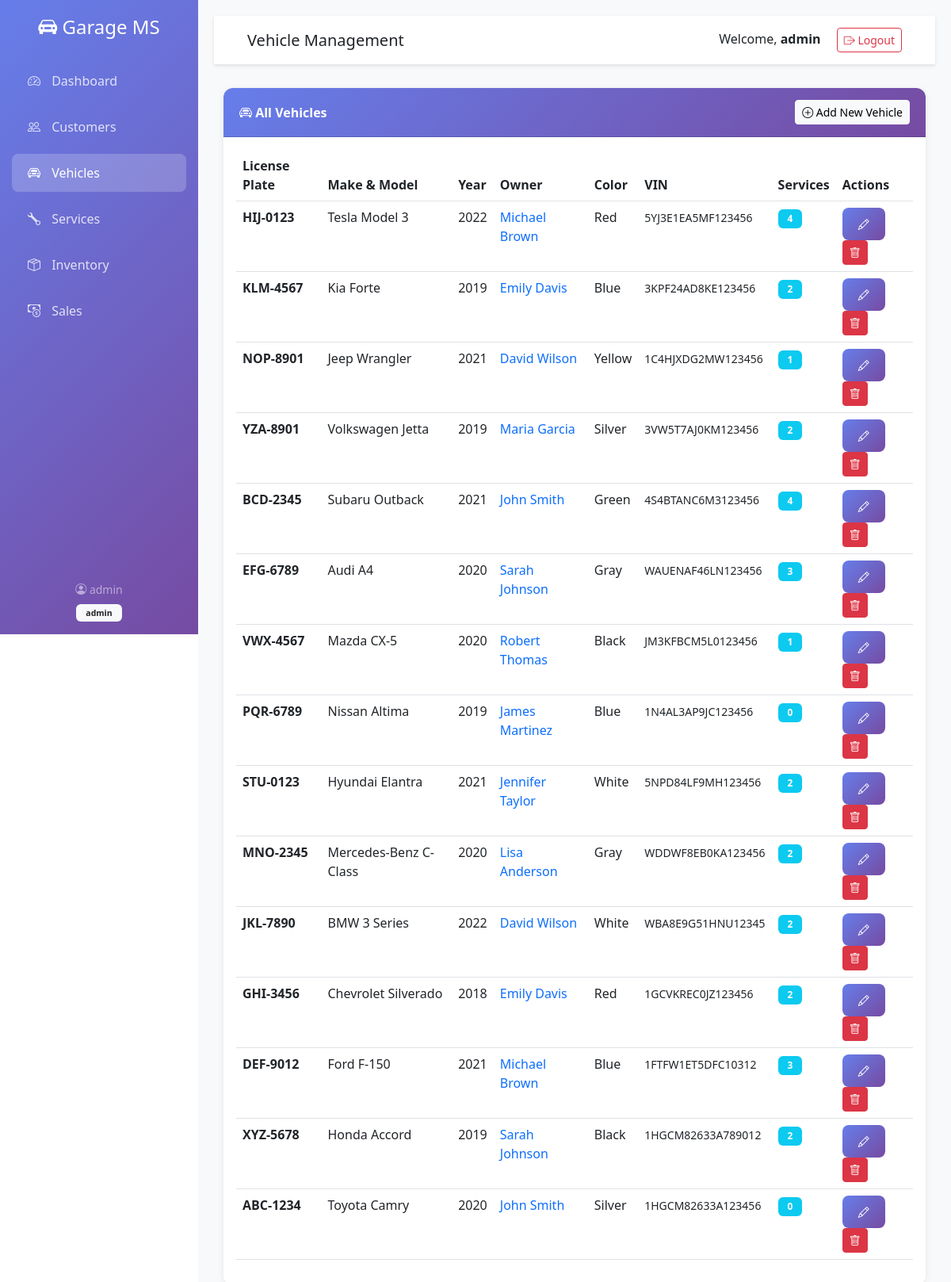
Page /vehicles (signed in) on the committed database.
### app.py (models this page shows, shortened)
class User(UserMixin, db.Model):
    id = db.Column(db.Integer, primary_key=True)
    username = db.Column(db.String(80), unique=True, nullable=False)
    email = db.Column(db.String(120), unique=True, nullable=False)
    password_hash = db.Column(db.String(255), nullable=False)
    role = db.Column(db.String(20), default='staff')  # admin, staff
    created_at = db.Column(db.DateTime, default=datetime.utcnow)

class Vehicle(db.Model):
    id = db.Column(db.Integer, primary_key=True)
    customer_id = db.Column(db.Integer, db.ForeignKey('customer.id'), nullable=False)
    make = db.Column(db.String(50), nullable=False)
    model = db.Column(db.String(50), nullable=False)
    year = db.Column(db.Integer, nullable=False)
    license_plate = db.Column(db.String(20), unique=True, nullable=False)
    vin = db.Column(db.String(50))
    color = db.Column(db.String(30))
    created_at = db.Column(db.DateTime, default=datetime.utcnow)
    services = db.relationship('Service', backref='vehicle', lazy=True)

class Customer(db.Model):
    id = db.Column(db.Integer, primary_key=True)
    name = db.Column(db.String(100), nullable=False)
    email = db.Column(db.String(120))
    phone = db.Column(db.String(20), nullable=False)
    address = db.Column(db.Text)
    created_at = db.Column(db.DateTime, default=datetime.utcnow)
    vehicles = db.relationship('Vehicle', backref='owner', lazy=True, cascade='all, delete-orphan')

### app.py (the view)
@app.route('/vehicles')
@login_required
def vehicles():
    vehicles_list = Vehicle.query.order_by(Vehicle.created_at.desc()).all()
    return render_template('vehicles.html', vehicles=vehicles_list)

### app.py (called while the page is built)
@login_manager.user_loader
def load_user(user_id):
    return User.query.get(int(user_id))

### templates/vehicles.html (shortened to what this page needs)
{% extends "base.html" %}
{% block page_title %}Vehicle Management{% endblock %}
{% block content %}
<div class="card">
    <div class="card-header d-flex justify-content-between align-items-center">
        <span><i class="bi bi-car-front"></i> All Vehicles</span>
        <a href="{{ url_for('add_vehicle') }}" class="btn btn-light btn-sm">
            <i class="bi bi-plus-circle"></i> Add New Vehicle
        </a>
    </div>
    <div class="card-body">
        {% if vehicles %}
        <div class="table-responsive">
            <table class="table table-hover">
                <thead>
                    <tr>
                        <th>License Plate</th>
                        <th>Make & Model</th>
                        <th>Year</th>
                        <th>Owner</th>
                        <th>Color</th>
                        <th>VIN</th>
                        <th>Services</th>
                        <th>Actions</th>
                    </tr>
                </thead>
                <tbody>
                    {% for vehicle in vehicles %}
                    <tr>
                        <td><strong>{{ vehicle.license_plate }}</strong></td>
                        <td>{{ vehicle.make }} {{ vehicle.model }}</td>
                        <td>{{ vehicle.year }}</td>
                        <td>
                            <a href="{{ url_for('view_customer', id=vehicle.owner.id) }}" class="text-decoration-none">
                                {{ vehicle.owner.name }}
                            </a>
                        </td>
                        <td>{{ vehicle.color }}</td>
                        <td><small>{{ vehicle.vin or '-' }}</small></td>
                        <td>
                            <span class="badge bg-info">{{ vehicle.services|length }}</span>
                        </td>
                        <td>
                            <a href="{{ url_for('edit_vehicle', id=vehicle.id) }}" class="btn btn-sm btn-primary" title="Edit">
                                <i class="bi bi-pencil"></i>
                            </a>
                            <form method="POST" action="{{ url_for('delete_vehicle', id=vehicle.id) }}" class="d-inline" onsubmit="return confirm('Are you sure you want to delete this vehicle?');">
                                <button type="submit" class="btn btn-sm btn-danger" title="Delete">
                                    <i class="bi bi-trash"></i>
                                </button>
                            </form>
                        </td>
                    </tr>
                    {% endfor %}
                </tbody>
            </table>
        </div>
        {% endif %}
    </div>
</div>
{% endblock %}

### templates/base.html (shortened to what this page needs)
<!DOCTYPE html>
<html lang="en">
<head>
    <link href="https://cdn.jsdelivr.net/npm/bootstrap@5.3.0/dist/css/bootstrap.min.css" rel="stylesheet">
    <link rel="stylesheet" href="https://cdn.jsdelivr.net/npm/bootstrap-icons@1.10.0/font/bootstrap-icons.css">
</head>
<body>
    {% if current_user.is_authenticated %}
    <div class="sidebar">
        <div class="text-center mb-4">
            <h4 class="text-white mb-0">
                <i class="bi bi-car-front-fill"></i> Garage MS
            </h4>
        </div>
        <nav class="nav flex-column">
            <a class="nav-link {% if request.endpoint == 'dashboard' %}active{% endif %}" href="{{ url_for('dashboard') }}">
                <i class="bi bi-speedometer2"></i> Dashboard
            </a>
            <a class="nav-link {% if 'customer' in request.endpoint %}active{% endif %}" href="{{ url_for('customers') }}">
                <i class="bi bi-people"></i> Customers
            </a>
            <a class="nav-link {% if 'vehicle' in request.endpoint %}active{% endif %}" href="{{ url_for('vehicles') }}">
                <i class="bi bi-car-front"></i> Vehicles
            </a>
            <a class="nav-link {% if 'service' in request.endpoint %}active{% endif %}" href="{{ url_for('services') }}">
                <i class="bi bi-wrench"></i> Services
            </a>
            <a class="nav-link {% if 'inventory' in request.endpoint or 'part' in request.endpoint %}active{% endif %}" href="{{ url_for('inventory') }}">
                <i class="bi bi-box-seam"></i> Inventory
            </a>
            <a class="nav-link {% if 'sale' in request.endpoint %}active{% endif %}" href="{{ url_for('sales') }}">
                <i class="bi bi-cash-coin"></i> Sales
            </a>
        </nav>
        <div class="position-absolute bottom-0 w-100 p-3">
            <div class="text-white-50 small text-center">
                <i class="bi bi-person-circle"></i> {{ current_user.username }}
                <br>
                <span class="badge bg-light text-dark mt-2">{{ current_user.role }}</span>
            </div>
        </div>
    </div>
    {% endif %}
    <div class="{% if current_user.is_authenticated %}main-content{% endif %}">
        {% if current_user.is_authenticated %}
        <nav class="navbar">
            <div class="container-fluid">
                <h5 class="mb-0">{% block page_title %}Dashboard{% endblock %}</h5>
                <div>
                    <span class="me-3">Welcome, <strong>{{ current_user.username }}</strong></span>
                    <a href="{{ url_for('logout') }}" class="btn btn-outline-danger btn-sm">
                        <i class="bi bi-box-arrow-right"></i> Logout
                    </a>
                </div>
            </div>
        </nav>
        {% endif %}
        <div class="container-fluid">
            {% block content %}{% endblock %}
        </div>
    </div>
</body>
</html>

### templates/base.html (style rules this page uses)
:root { --sidebar-width: 250px; }
body { font-family: 'Segoe UI', Tahoma, Geneva, Verdana, sans-serif; }
.sidebar { position: fixed; top: 0; left: 0; height: 100vh; width: var(--sidebar-width); background: linear-gradient(135deg, #667eea 0%, #764ba2 100%); padding-top: 20px; transition: all 0.3s; z-index: 1000; overflow-y: auto; }
.sidebar .nav-link { color: rgba(255, 255, 255, 0.8); padding: 12px 20px; margin: 5px 15px; border-radius: 8px; transition: all 0.3s; }
.sidebar .nav-link:hover, .sidebar .nav-link.active { background: rgba(255, 255, 255, 0.2); color: white; }
.sidebar .nav-link i { margin-right: 10px; width: 20px; }
.main-content { margin-left: var(--sidebar-width); padding: 20px; min-height: 100vh; background: #f8f9fa; }
.navbar { background: white; box-shadow: 0 2px 4px rgba(0,0,0,0.1); padding: 15px 30px; margin-bottom: 30px; }
.card { border: none; border-radius: 12px; box-shadow: 0 2px 8px rgba(0,0,0,0.08); margin-bottom: 20px; transition: transform 0.3s, box-shadow 0.3s; }
.card-header { background: linear-gradient(135deg, #667eea 0%, #764ba2 100%); color: white; border-radius: 12px 12px 0 0 !important; padding: 15px 20px; font-weight: 600; }
.btn-primary { background: linear-gradient(135deg, #667eea 0%, #764ba2 100%); border: none; border-radius: 8px; padding: 10px 20px; transition: all 0.3s; }
.table { background: white; border-radius: 8px; }
.table thead { background: #f8f9fa; }
.badge { padding: 6px 12px; border-radius: 6px; }

### rows in the picture
User: username "admin", role "admin"
Vehicle: license_plate "HIJ-0123", make "Tesla", model "Model 3", year "2022", owner.name "Michael Brown", color "Red", vin "5YJ3E1EA5MF123456", services|length "4"
Vehicle: license_plate "KLM-4567", make "Kia", model "Forte", year "2019", owner.name "Emily Davis", color "Blue", vin "3KPF24AD8KE123456", services|length "2"
Vehicle: license_plate "NOP-8901", make "Jeep", model "Wrangler", year "2021", owner.name "David Wilson", color "Yellow", vin "1C4HJXDG2MW123456", services|length "1"
Vehicle: license_plate "YZA-8901", make "Volkswagen", model "Jetta", year "2019", owner.name "Maria Garcia", color "Silver", vin "3VW5T7AJ0KM123456", services|length "2"
Vehicle: license_plate "BCD-2345", make "Subaru", model "Outback", year "2021", owner.name "John Smith", color "Green", vin "4S4BTANC6M3123456", services|length "4"
Vehicle: license_plate "EFG-6789", make "Audi", model "A4", year "2020", owner.name "Sarah Johnson", color "Gray", vin "WAUENAF46LN123456", services|length "3"
Vehicle: license_plate "VWX-4567", make "Mazda", model "CX-5", year "2020", owner.name "Robert Thomas", color "Black", vin "JM3KFBCM5L0123456", services|length "1"
Vehicle: license_plate "PQR-6789", make "Nissan", model "Altima", year "2019", owner.name "James Martinez", color "Blue", vin "1N4AL3AP9JC123456", services|length "0"
Vehicle: license_plate "STU-0123", make "Hyundai", model "Elantra", year "2021", owner.name "Jennifer Taylor", color "White", vin "5NPD84LF9MH123456", services|length "2"
Vehicle: license_plate "MNO-2345", make "Mercedes-Benz", model "C-Class", year "2020", owner.name "Lisa Anderson", color "Gray", vin "WDDWF8EB0KA123456", services|length "2"
Vehicle: license_plate "JKL-7890", make "BMW", model "3 Series", year "2022", owner.name "David Wilson", color "White", vin "WBA8E9G51HNU12345", services|length "2"
Vehicle: license_plate "GHI-3456", make "Chevrolet", model "Silverado", year "2018", owner.name "Emily Davis", color "Red", vin "1GCVKREC0JZ123456", services|length "2"
Vehicle: license_plate "DEF-9012", make "Ford", model "F-150", year "2021", owner.name "Michael Brown", color "Blue", vin "1FTFW1ET5DFC10312", services|length "3"
Vehicle: license_plate "XYZ-5678", make "Honda", model "Accord", year "2019", owner.name "Sarah Johnson", color "Black", vin "1HGCM82633A789012", services|length "2"
Vehicle: license_plate "ABC-1234", make "Toyota", model "Camry", year "2020", owner.name "John Smith", color "Silver", vin "1HGCM82633A123456", services|length "0"
